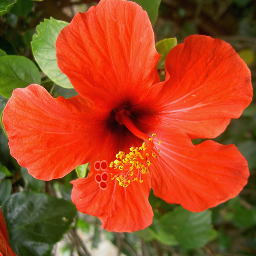
#> input picture Image_upscaling/image-super-resolution/notebooks/data/input/test_images/section8-image.png, 256 x 256 px
$ jupyter execute --allow-errors ISR_Prediction_Tutorial.ipynb   (shell and % lines are left out)
#> lines starting #> are read from the running program, lines starting #| are printed output that depends on the picture
[](https://colab.research.google.com/github/idealo/image-super-resolution/blob/master/notebooks/ISR_Prediction_Tutorial.ipynb)

# Install ISR

# Predict

## Get the pre-trained weights and data

(for more options on getting you data on Colab notebooks visit https://colab.research.google.com/notebooks/io.ipynb)

Get the weights with

Download a sample image, in this case

Load the image with PIL

[cell 1]
import numpy as np
from PIL import Image

img = Image.open('data/input/test_images/section8-image.png')
#> img is the input picture: PIL image 256x256 RGB; mean R, G, B 166.1, 71.7, 32.6
img

## Get predictions

### Create the model and run prediction
Create the RDN model, for which we provide pre-trained weights, and load them

Choose amongst the available model weights, compare the output if you wish.

[cell 2]
from ISR.models import RDN

#### Large RDN model

#> (a cell that did not finish here is left out)

#### Small RDN model

#> (a cell that did not finish here is left out)

#### Large RDN noise cancelling, detail enchancing model

#> (a cell that did not finish here is left out)

#### Run prediction

#> (a cell that did not finish here is left out)

### Usecase: upscaling noisy images

Now, for science, let's make it harder for the networks.

We compress the image into the jpeg format to introduce compression artefact and lose some information.

We will compare:
- the baseline bicubic scaling
- the basic model - Add Hyperlink
- a model trained to remove noise using perceptual loss with deep features and GANs training

So let's first  compress the image

[cell 7]
img.save('data/input/test_images/compressed.jpeg','JPEG', dpi=[300, 300], quality=50)
compressed_img = Image.open('data/input/test_images/compressed.jpeg')
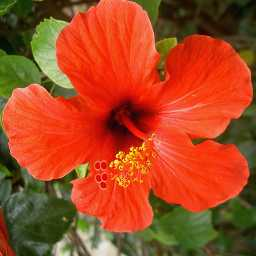
#> compressed_img: PIL image 256x256 RGB; mean R, G, B 165.8, 71.7, 32.9

compressed_img

(open the image in a new tab and zoom in to inspect it)

#### Baseline
Bicubic scaling

[cell 8]
compressed_img.resize(size=(compressed_img.size[0]*2, compressed_img.size[1]*2), resample=Image.BICUBIC)
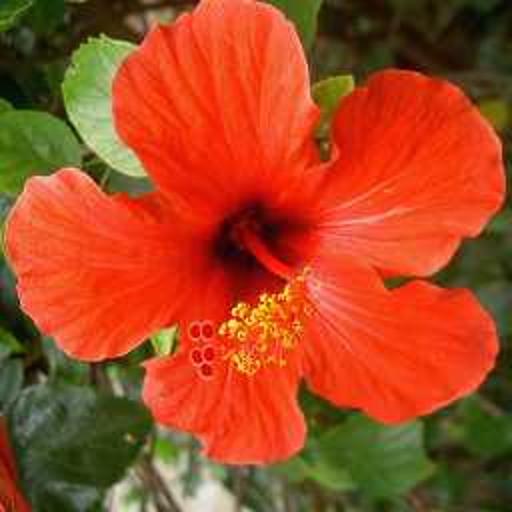
#> Out: PIL image 512x512 RGB; mean R, G, B 165.8, 71.7, 32.9
